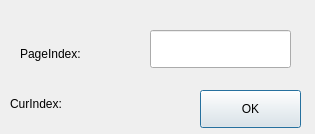
<?xml version="1.0" encoding="UTF-8"?>
<ui version="4.0">
 <class>CDebugDialog</class>
 <widget class="QDialog" name="CDebugDialog">
  <property name="windowModality">
   <enum>Qt::ApplicationModal</enum>
  </property>
  <property name="geometry">
   <rect>
    <x>0</x>
    <y>0</y>
    <width>315</width>
    <height>134</height>
   </rect>
  </property>
  <property name="windowTitle">
   <string>Dialog</string>
  </property>
  <property name="modal">
   <bool>true</bool>
  </property>
  <widget class="QPushButton" name="okButton">
   <property name="geometry">
    <rect>
     <x>200</x>
     <y>90</y>
     <width>101</width>
     <height>38</height>
    </rect>
   </property>
   <property name="text">
    <string>OK</string>
   </property>
  </widget>
  <widget class="QLabel" name="label">
   <property name="geometry">
    <rect>
     <x>20</x>
     <y>40</y>
     <width>131</width>
     <height>28</height>
    </rect>
   </property>
   <property name="text">
    <string>PageIndex:</string>
   </property>
  </widget>
  <widget class="QLineEdit" name="pageindexEdit">
   <property name="geometry">
    <rect>
     <x>150</x>
     <y>30</y>
     <width>141</width>
     <height>38</height>
    </rect>
   </property>
  </widget>
  <widget class="QLabel" name="label_2">
   <property name="geometry">
    <rect>
     <x>10</x>
     <y>90</y>
     <width>181</width>
     <height>28</height>
    </rect>
   </property>
   <property name="text">
    <string>CurIndex:</string>
   </property>
  </widget>
 </widget>
 <resources/>
 <connections/>
</ui>
